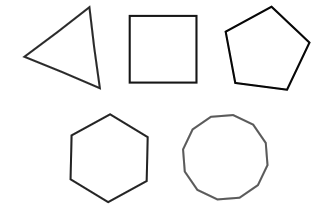
//> input picture lab_5/cmake-build-debug/1.png, 329 x 212 px
$ ./main 1.png   (built with g++ and OpenCV 4)
//> lines starting //> are read from the running program, lines starting //| are printed output that depends on the picture; after the words box and inside, x2 and y2 are one past the last pixel; in counts of white or black regions, pixels touching at a corner belong together
### lab_5/FFD.h
#pragma once

#include <opencv4/opencv2/imgcodecs.hpp>
#include <opencv4/opencv2/highgui.hpp>
#include <opencv4/opencv2/core.hpp>
#include <opencv4/opencv2/imgproc/imgproc.hpp>
#include <opencv4/opencv2/features2d.hpp>

#include <vector>

cv::Mat Fast(const cv::Mat &);

### lab_5/Harris.h
#pragma once

#include <opencv4/opencv2/imgcodecs.hpp>
#include <opencv4/opencv2/highgui.hpp>
#include <opencv4/opencv2/core.hpp>
#include <opencv4/opencv2/imgproc/imgproc.hpp>

cv::Mat Harris(const cv::Mat &, std::size_t);

### lab_5/Moravec.h
#pragma once

#include <opencv4/opencv2/imgcodecs.hpp>
#include <opencv4/opencv2/highgui.hpp>
#include <opencv4/opencv2/core.hpp>
#include <opencv4/opencv2/imgproc/imgproc.hpp>

#include <cmath>
#include <vector>


cv::Mat Moravec(const cv::Mat &, int, std::size_t);

### lab_5/FFD.cpp
#include "FFD.h"


cv::Mat Fast(const cv::Mat &src){

    cv::Mat src2(src.rows, src.cols, CV_32FC1);
    cv::Mat fast(src.rows, src.cols, CV_32FC1);
    cvtColor(src, src2, cv::ColorConversionCodes::COLOR_BGR2GRAY);

    std::vector<cv::KeyPoint> v_points;
    v_points.reserve(src2.cols * src2.rows);

    cv::FAST(src2, v_points, 80, false);
    drawKeypoints(src2, v_points, fast);
    cv::imshow("FFD", fast);
    return fast;
}

### lab_5/Harris.cpp
#include "Harris.h"

cv::Mat Harris(const cv::Mat &src, std::size_t threshold) {


    cv::Mat src2(src.rows, src.cols, CV_32FC1);
    cvtColor(src, src2, cv::ColorConversionCodes::COLOR_BGR2GRAY);


    cv::Mat dst, dst_norm, dst_norm_scaled;
    dst = cv::Mat::zeros(src.size(), CV_32FC1);


    cv::cornerHarris(src2, dst, 7, 5, 0.05, cv::BORDER_DEFAULT);


    cv::normalize(dst, dst_norm, 0, 255, cv::NORM_MINMAX, CV_32FC1, cv::Mat());
    cv::convertScaleAbs(dst_norm, dst_norm_scaled);


    for (auto y = 0; y < dst_norm.rows; ++y) {
        for (auto x = 0; x < dst_norm.cols; ++x) {
            if (static_cast<int> (dst_norm.at<double>(y, x)) > threshold) {
                circle(src, cv::Point(x, y), 5,
                       cv::Scalar(0), 2, 8, 0);
            }
        }
    }


    cv::imshow("Harris", dst_norm_scaled);

    return dst_norm_scaled;
}

### lab_5/Moravec.cpp
#include "Moravec.h"

cv::Mat Moravec(const cv::Mat &src, int kSize, std::size_t threshold) {
//> called with kSize = 3, threshold = 500


    cv::Mat src2 = src;
//> src2 is the input picture: 212 rows x 329 cols, CV_8UC3; min 7, max 255, mean 246.6
    cvtColor(src, src2, cv::ColorConversionCodes::COLOR_BGR2GRAY);
//> src2: 212 rows x 329 cols, CV_8UC1

    cv::Mat moravec = src;

    auto r = static_cast<int>(kSize / 2);


    //auto *v_points = new cv::Point[src.rows * src.cols];
    std::vector<cv::Point> v_points;
    v_points.reserve(src2.rows * src2.cols);
    std::size_t iter_vector_points = 0;

    for (auto y = r; y < src2.rows - r; ++y) {
        for (auto x = r; x < src2.cols - r; ++x) {
            int wV1, wV2, wV3, wV4;
            wV1 = wV2 = wV3 = wV4 = 0;


            // horizontal
            for (auto k = -r; k <= r; ++k) {
                for (auto m = -r; m <= r; ++m) {
                    //Judging whether it crosses the boundary during the movement, if it crosses the boundary, skip the current loop to avoid errors
                    int a = y + k;
                    int b = x + m + 1;
                    if (b >= src2.cols) continue;

                    wV1 += (src2.at<uchar>(y + k, x + m + 1) - src2.at<uchar>(y + k, x + m))
                           * (src2.at<uchar>(y + k, x + m + 1) - src2.at<uchar>(y + k, x + m));
                }
            }


            // vertical
            for (auto k = -r; k <= r; ++k) {
                for (auto m = -r; m <= r; ++m) {
                    int a = y + k + 1;
                    int b = x + m;
                    if (a >= src2.rows) continue;

                    wV2 += (src2.at<uchar>(y + k + 1, x + m) - src2.at<uchar>(y + k, x + m))
                           * (src2.at<uchar>(y + k + 1, x + m) - src2.at<uchar>(y + k, x + m));
                }
            }


            // 45
            for (auto k = -r; k <= r; ++k) {
                for (auto m = -r; m <= r; ++m) {
                    int a = y + k + 1;
                    int b = x + m + 1;
                    if (a >= src2.rows || b >= src2.cols) continue;

                    wV3 += (src2.at<uchar>(y + k + 1, x + m + 1) - src2.at<uchar>(y + k, x + m))
                           * (src2.at<uchar>(y + k + 1, x + m + 1) - src2.at<uchar>(y + k, x + m));
                }
            }


            // 135
            for (auto k = -r; k <= r; ++k) {
                for (auto m = -r; m <= r; ++m) {
                    int a = y + k + 1;
                    int b = x + m - 1;
                    if (a >= src2.rows || b < 0) continue;

                    wV4 += (src2.at<uchar>(a, b) - src2.at<uchar>(y + k, x + m))
                           * (src2.at<uchar>(a, b) - src2.at<uchar>(y + k, x + m));
                }
            }


            int value = std::min(std::min(wV1, wV2), std::min(wV3, wV4));

            if (value > threshold) {
                v_points[iter_vector_points] = cv::Point(x, y);
                iter_vector_points++;
            }
        }
    }
//> this loop made 210 passes
//> iter_vector_points on passes 1 to 3: 0, 0, 0
//> after the loop, iter_vector_points = 4863

    for (auto i = 0; i < iter_vector_points; ++i)
        circle(moravec, v_points[i],
               0, cv::Scalar(0, 255, 0));
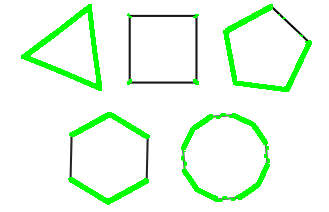
//> moravec: 212 rows x 329 cols, CV_8UC3; 6.97% of pixels changed, all inside (x1, y1, x2, y2) = (21, 4, 312, 205)

    return moravec;
}

### lab_5/main.cpp
#include "Moravec.h"
#include "Harris.h"
#include "FFD.h"

int main(int argc, char **argv) {

    cv::CommandLineParser parser(argc, argv, "{@image|1.png|}");

    cv::imshow("original", cv::imread(parser.get<std::string>("@image"),
                                      cv::IMREAD_COLOR));

//****************************************************************************************//
    cv::imshow("Moravec", Moravec(cv::imread(parser.get<std::string>("@image"),
                                             cv::IMREAD_COLOR), 3, 500));
//****************************************************************************************//
    Harris(cv::imread(parser.get<std::string>("@image"),
                      cv::IMREAD_COLOR), 200);
//> in Harris, `cv::cornerHarris(src2, dst, 7, 5, 0.05, cv::BORDER_DEFAULT);`:
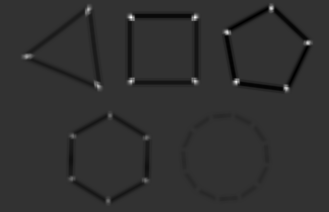
//> dst: 212 rows x 329 cols, CV_32FC1; min -0.619, max 2.53, mean -0.0192; drawn with min black and max white
//> after the loop in Harris, `for (auto y = 0; y < dst_norm.rows; ++y)`: src: 212 rows x 329 cols, CV_8UC3; every value is 0
//****************************************************************************************//

    Fast(cv::imread(parser.get<std::string>("@image"),
                    cv::IMREAD_COLOR));
//> in Fast, `cv::FAST(src2, v_points, 80, false);`: v_points = 150 keypoints; strongest (x, y, size): (271, 5, 7), (88, 6, 7), (89, 6, 7), (90, 6, 7)
//> in Fast, `drawKeypoints(src2, v_points, fast);`:
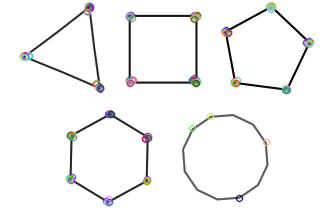
//> fast: 212 rows x 329 cols, CV_8UC3; mean B, G, R 245.2, 245.2, 245.2
//****************************************************************************************//


    cv::waitKey();

    return 0;
}
